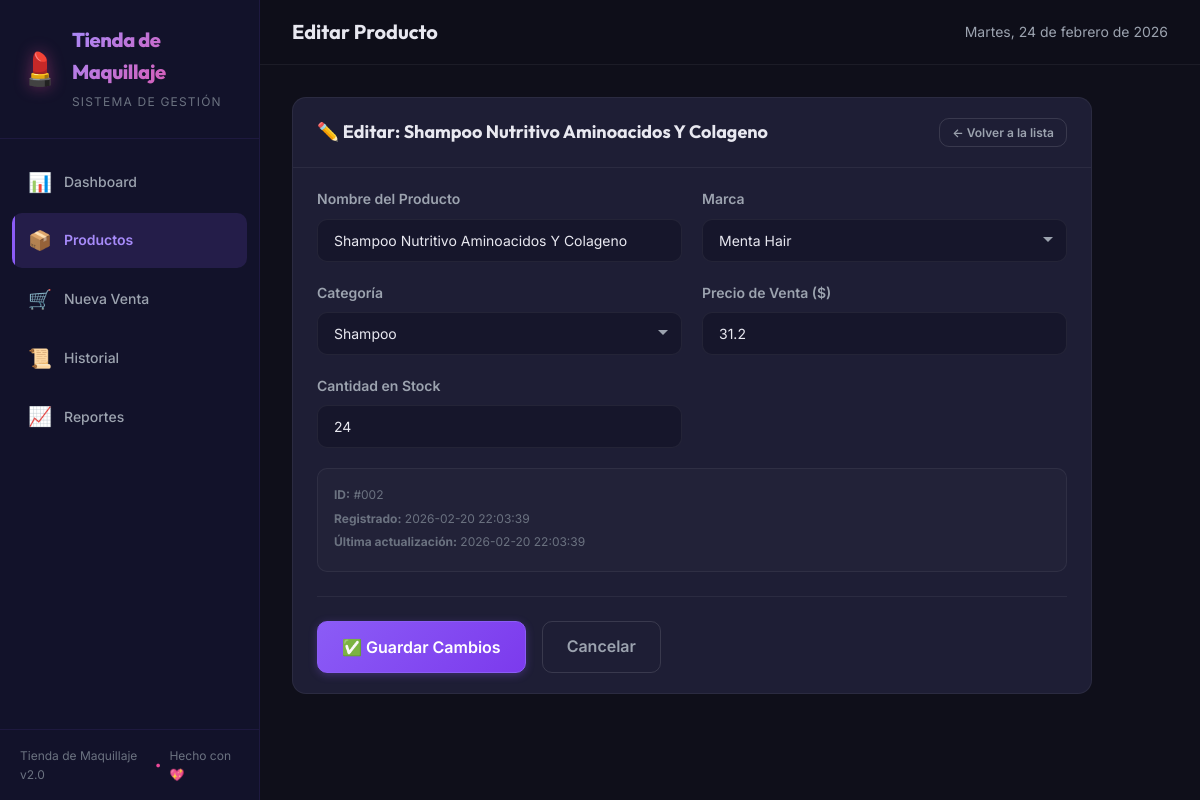
The page /productos/editar/2 on the database its author committed.
### tables this page shows
CREATE TABLE productos (
            id INTEGER PRIMARY KEY AUTOINCREMENT,
            nombre TEXT NOT NULL,
            marca TEXT NOT NULL,
            categoria TEXT NOT NULL,
            precio REAL NOT NULL CHECK(precio > 0),
            cantidad_stock INTEGER NOT NULL DEFAULT 0 CHECK(cantidad_stock >= 0),
            activo INTEGER NOT NULL DEFAULT 1,
            fecha_registro TIMESTAMP DEFAULT CURRENT_TIMESTAMP,
            fecha_actualizacion TIMESTAMP DEFAULT CURRENT_TIMESTAMP
        );

### routes/productos.py (the view, shortened to what this page needs)
@productos_bp.route('/editar/<int:producto_id>', methods=['GET', 'POST'])
def editar(producto_id):
    producto = obtener_producto_por_id(producto_id)
    if not producto:
        flash('Producto no encontrado.', 'error')
        return redirect(url_for('productos.lista'))
    return render_template('productos/editar.html', producto=producto, categorias=Config.CATEGORIAS, marcas=Config.MARCAS)

### models.py (called while the page is built)
def get_db():
    conn = sqlite3.connect(DB_PATH)
    conn.row_factory = sqlite3.Row  # Retorna filas como diccionarios
    conn.execute("PRAGMA foreign_keys = ON")  # Habilitar claves foráneas
    return conn

def obtener_producto_por_id(producto_id):
    conn = get_db()
    producto = conn.execute("SELECT * FROM productos WHERE id = ?", (producto_id,)).fetchone()
    conn.close()
    return dict(producto) if producto else None

### templates/productos/editar.html (shortened to what this page needs)
{% extends "base.html" %}
{% block page_title %}Editar Producto{% endblock %}
{% block content %}
<div class="page-container">
    <div class="form-container">
        <div class="card">
            <div class="card__header">
                <h3>✏️ Editar: {{ producto.nombre }}</h3>
                <a href="{{ url_for('productos.lista') }}" class="btn btn--outline btn--sm">
                    ← Volver a la lista
                </a>
            </div>
            <div class="card__body">
                <form method="POST" action="{{ url_for('productos.editar', producto_id=producto.id) }}"
                    class="product-form" id="formEditarProducto">
                    <div class="form-row">
                        <div class="form-group">
                            <label for="nombre" class="form-label">Nombre del Producto</label>
                            <input type="text" id="nombre" name="nombre" class="form-input"
                                value="{{ producto.nombre }}" required>
                        </div>
                        <div class="form-group">
                            <label for="marca" class="form-label">Marca</label>
                            <select id="marca" name="marca" class="form-select" required>
                                {% for m in marcas %}
                                <option value="{{ m }}" {% if producto.marca==m %}selected{% endif %}>
                                    {{ m }}
                                </option>
                                {% endfor %}
                            </select>
                        </div>
                    </div>
                    <div class="form-row">
                        <div class="form-group">
                            <label for="categoria" class="form-label">Categoría</label>
                            <select id="categoria" name="categoria" class="form-select" required>
                                {% for cat in categorias %}
                                <option value="{{ cat }}" {% if producto.categoria==cat %}selected{% endif %}>
                                    {{ cat }}
                                </option>
                                {% endfor %}
                            </select>
                        </div>
                        <div class="form-group">
                            <label for="precio" class="form-label">Precio de Venta ($)</label>
                            <input type="number" id="precio" name="precio" class="form-input"
                                value="{{ producto.precio }}" step="0.01" min="0.01" required>
                        </div>
                    </div>
                    <div class="form-row">
                        <div class="form-group">
                            <label for="cantidad_stock" class="form-label">Cantidad en Stock</label>
                            <input type="number" id="cantidad_stock" name="cantidad_stock" class="form-input"
                                value="{{ producto.cantidad_stock }}" min="0" required>
                        </div>
                    </div>
                    <div class="product-info-card">
                        <p><strong>ID:</strong> #{{ '%03d' % producto.id }}</p>
                        <p><strong>Registrado:</strong> {{ producto.fecha_registro }}</p>
                        {% if producto.fecha_actualizacion %}
                        <p><strong>Última actualización:</strong> {{ producto.fecha_actualizacion }}</p>
                        {% endif %}
                    </div>
                    <div class="form-actions">
                        <button type="submit" class="btn btn--primary btn--lg" id="btnActualizarProducto">
                            ✅ Guardar Cambios
                        </button>
                        <a href="{{ url_for('productos.lista') }}" class="btn btn--outline btn--lg">
                            Cancelar
                        </a>
                    </div>
                </form>
            </div>
        </div>
    </div>
</div>
{% endblock %}

### rows shown on the page
productos: nombre "Shampoo Nutritivo Aminoacidos Y Colageno", marca "Menta Hair", categoria "Shampoo", precio "31.2", cantidad_stock "24", id "002", fecha_registro "2026-02-20 22:03:39", fecha_actualizacion "2026-02-20 22:03:39"
